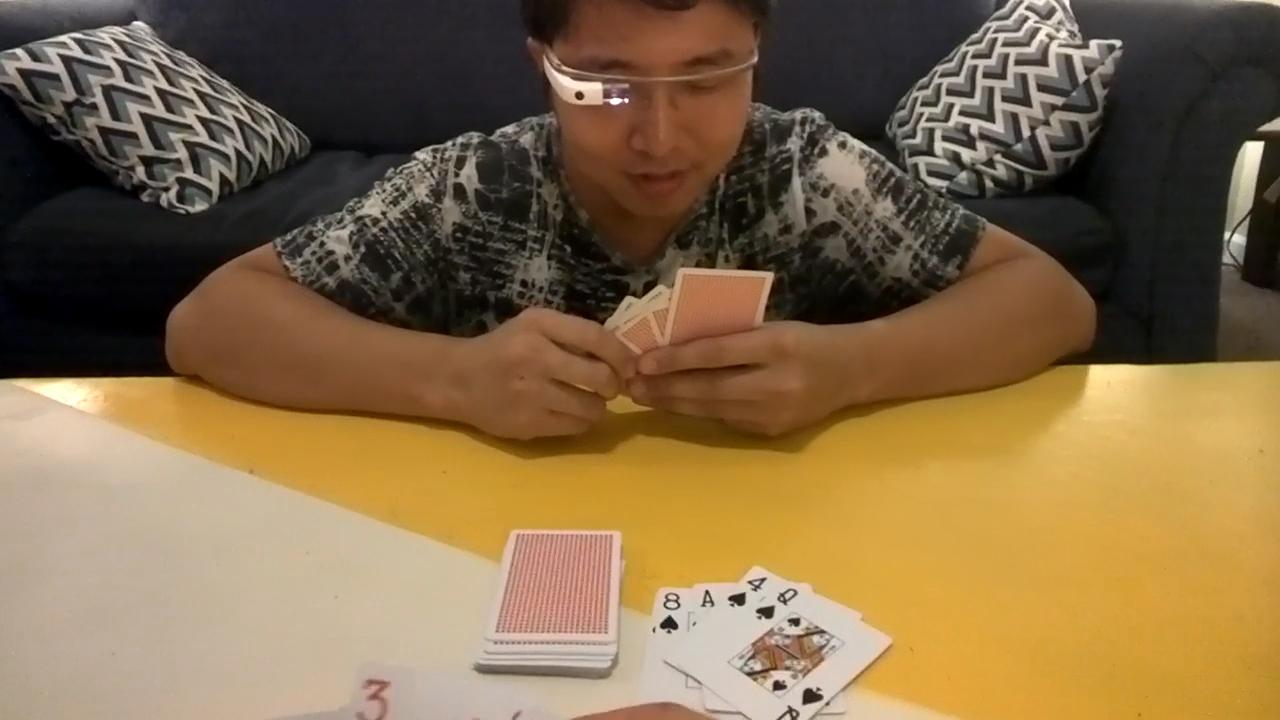
//> input picture Dataset progetto CV - Hand detection _ segmentation/rgb/01.jpg, 1280 x 720 px
$ ./segmentation   (built with g++ and OpenCV 4)
//> lines starting //> are read from the running program, lines starting //| are printed output that depends on the picture; after the words box and inside, x2 and y2 are one past the last pixel; in counts of white or black regions, pixels touching at a corner belong together
#include <opencv2/opencv.hpp>
#include <iostream>
#include <opencv2/highgui.hpp>
#include <opencv2/imgproc.hpp>
#include <opencv2/core.hpp>
#include <opencv2/imgcodecs.hpp>
#include <stdlib.h>

//void Erosion( int, void* );


using namespace cv;
using namespace std;

RNG rng(12345);


int main(int argc, char** argv)
{
  	int x = 631;
  	int y = 318;
  	int w = 217;
  	int h = 122;

  	Mat img = imread("01.jpg");
//> img is the input picture: 720 rows x 1280 cols, CV_8UC3; mean B, G, R 72.8, 106.6, 131.2
  	//cout<<img.size()<<endl;

  	Mat box = Mat::zeros(img.rows, img.cols, img.type());
  	//cout<<box.size()<<endl;

  	for (int k = x; k < w+x; k++){
    		for (int z = y; z < h+y; z++){
        	box.at<Vec3b>(z,k) = img.at<Vec3b>(z,k);
    		}
  	}
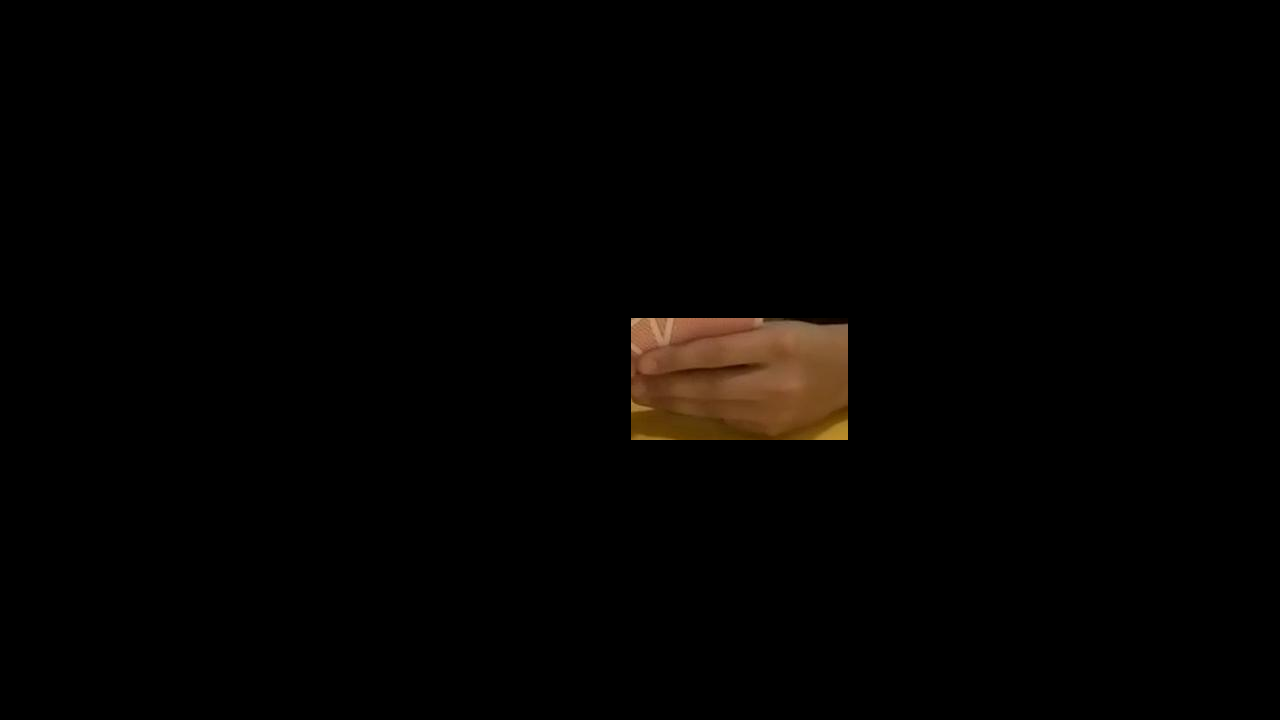
//> box: 720 rows x 1280 cols, CV_8UC3; mean B, G, R 1.2, 2.2, 3.5

  	//imshow("Prova", box);
  	//waitKey(0);


  	//rectangle
  	Mat rectangle = Mat::zeros(h, w, box.type());
  	int i = 0;
  	int j = 0;
  	for (int k = x; k < w+x; k++){
    		j = 0;
    		for (int z = y; z < h+y; z++){
        		rectangle.at<Vec3b>(j,i) = box.at<Vec3b>(z,k);
        		j++;
    		}
    		i++;
  	}
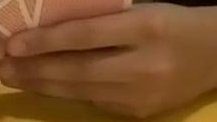
//> rectangle: 122 rows x 217 cols, CV_8UC3; mean B, G, R 40.2, 77.9, 121.9
//> after the loop, j = 122; i = 217

  	imshow("rect", rectangle);
 	waitKey(0);

 	Mat kernel = (Mat_<float>(3,3) <<
                  1,  1, 1,
                  1, -8, 1,
                  1,  1, 1); // an approximation of second derivative, a quite strong kernel

    	Mat imgLaplacian;
    	filter2D(rectangle, imgLaplacian, CV_32F, kernel);
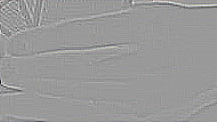
//> imgLaplacian: 122 rows x 217 cols, CV_32FC3; mean B, G, R -0.1, -0.1, -0.1; drawn with min black and max white
    	Mat sharp;
    	rectangle.convertTo(sharp, CV_32F);
    	Mat imgResult = sharp - imgLaplacian;
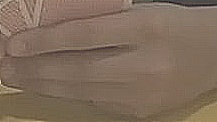
//> imgResult: 122 rows x 217 cols, CV_32FC3; mean B, G, R 40.3, 78, 122; drawn with min black and max white
    	// convert back to 8bits gray scale
    	imgResult.convertTo(imgResult, CV_8UC3);
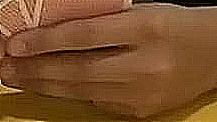
//> imgResult: 122 rows x 217 cols, CV_8UC3; mean B, G, R 41.5, 78.4, 122.2
    	imgLaplacian.convertTo(imgLaplacian, CV_8UC3);
//> imgLaplacian: 122 rows x 217 cols, CV_8UC3
    	// imshow( "Laplace Filtered Image", imgLaplacian );
    	imshow( "New Sharped Image", imgResult );
  	waitKey(0);

	Mat img_canny;
  	Canny(imgResult, img_canny, 2000, 3000, 5);
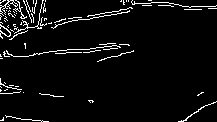
//> img_canny: 122 rows x 217 cols, CV_8UC1; 4.9% white in thin lines or dots
  	imshow( "New Sharped Image", img_canny);
  	waitKey(0);

  	Mat erosion_dst;
  	Mat dilation_dst;
  	dilate( img_canny, dilation_dst, Mat() );
//> dilation_dst: 122 rows x 217 cols, CV_8UC1; 15.1% white; 10 white regions, largest, box (x1, y1, x2, y2) and area: (0, 0, 217, 41) 2367, (0, 42, 131, 60) 725, (0, 77, 25, 95) 241
  	erode( dilation_dst, erosion_dst, Mat() );
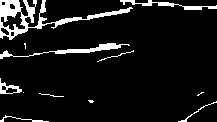
//> erosion_dst: 122 rows x 217 cols, CV_8UC1; 8.4% white; 12 white regions (4 under 20 px), largest, box (x1, y1, x2, y2) and area: (0, 0, 133, 40) 1173, (0, 43, 130, 59) 414, (120, 0, 217, 10) 279
 	imshow( "erosion", erosion_dst );
 	//imshow( "dilation", dilation_dst );
 	waitKey(0);
  	return 0;
//> (the program exits here)

$ run again, with Dataset progetto CV - Hand detection _ segmentation/rgb/02.jpg copied over Dataset progetto CV - Hand detection _ segmentation/rgb/01.jpg
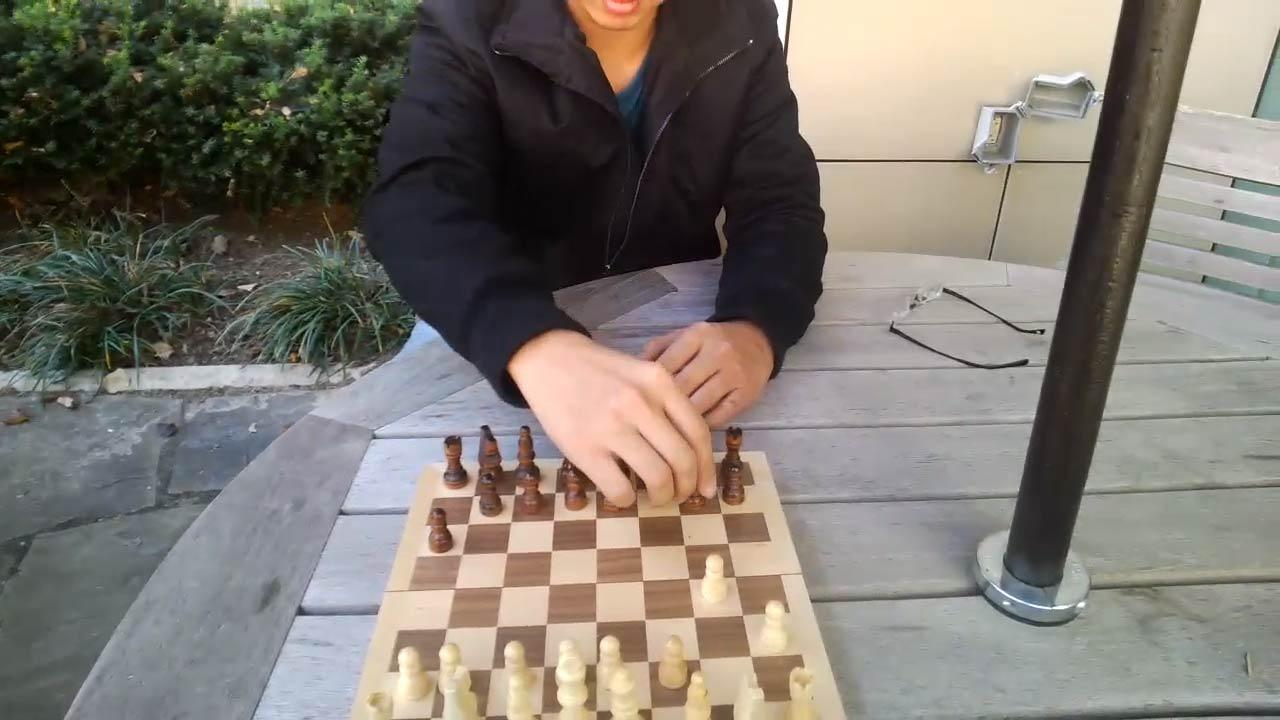
//> input picture Dataset progetto CV - Hand detection _ segmentation/rgb/02.jpg, 1280 x 720 px
//> img is the input picture: 720 rows x 1280 cols, CV_8UC3; mean B, G, R 113.2, 120.7, 126.5
//> after the loop `for (int k = x; k < w+x; k++)`:
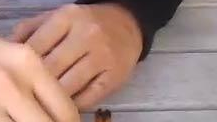
//> rectangle: 122 rows x 217 cols, CV_8UC3; mean B, G, R 126, 135.3, 168
//> after the loop `for (int k = x; k < w+x; k++)`: j = 122; i = 217
//> img_canny: 122 rows x 217 cols, CV_8UC1; 10.2% white in thin lines or dots
//> dilation_dst: 122 rows x 217 cols, CV_8UC1; 30.3% white; 12 white regions (2 under 20 px), largest, box (x1, y1, x2, y2) and area: (0, 0, 217, 71) 4277, (65, 67, 217, 122) 2202, (47, 48, 91, 89) 518
//> `erode( dilation_dst, erosion_dst, Mat() );`:
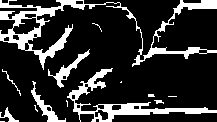
//> erosion_dst: 122 rows x 217 cols, CV_8UC1; 18.4% white; 14 white regions (7 under 20 px), largest, box (x1, y1, x2, y2) and area: (0, 0, 217, 70) 2627, (67, 68, 217, 122) 1408, (48, 49, 90, 88) 314

$ run again, with Dataset progetto CV - Hand detection _ segmentation/rgb/04.jpg copied over Dataset progetto CV - Hand detection _ segmentation/rgb/01.jpg
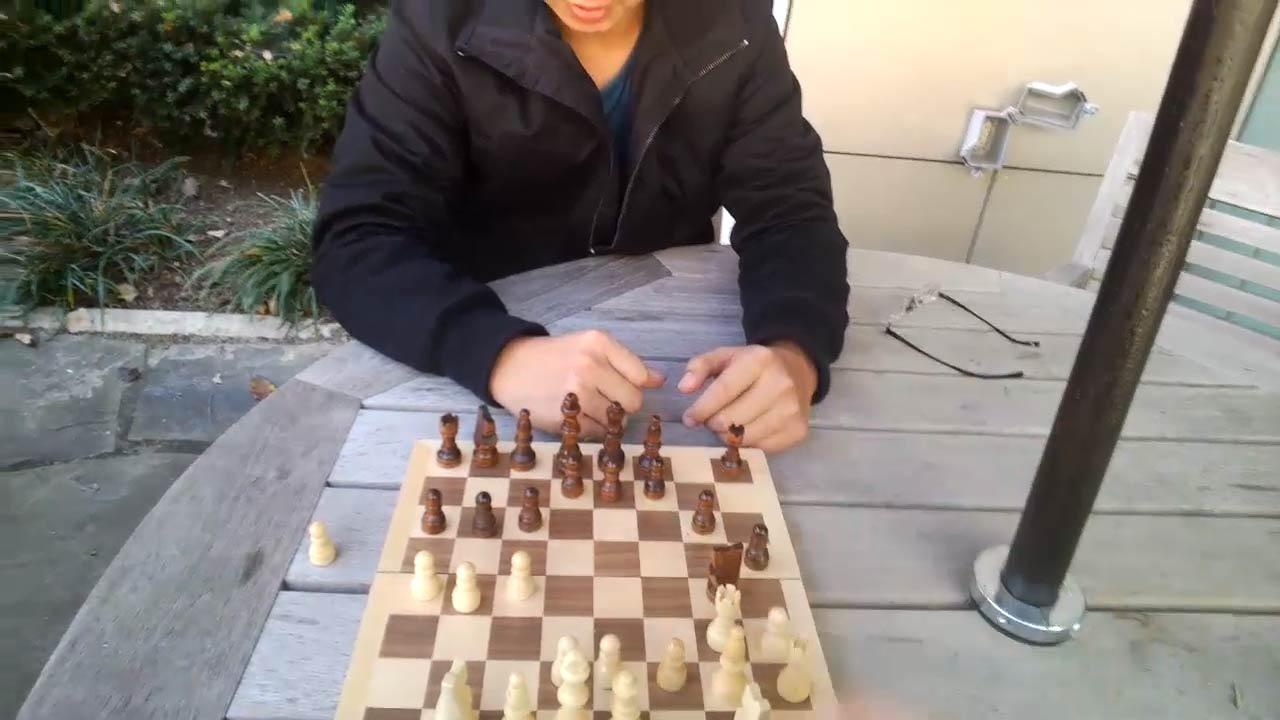
//> input picture Dataset progetto CV - Hand detection _ segmentation/rgb/04.jpg, 1280 x 720 px
//> img is the input picture: 720 rows x 1280 cols, CV_8UC3; mean B, G, R 120.7, 126.8, 134
//> after the loop `for (int k = x; k < w+x; k++)`: j = 122; i = 217
//> img_canny: 122 rows x 217 cols, CV_8UC1; 11.4% white in thin lines or dots
//> dilation_dst: 122 rows x 217 cols, CV_8UC1; 34.1% white; 12 white regions (2 under 20 px), largest, box (x1, y1, x2, y2) and area: (0, 0, 217, 122) 8368, (151, 46, 171, 98) 303, (123, 117, 147, 122) 91
//> `erode( dilation_dst, erosion_dst, Mat() );`:
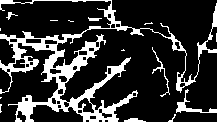
//> erosion_dst: 122 rows x 217 cols, CV_8UC1; 19.8% white; 15 white regions (9 under 20 px), largest, box (x1, y1, x2, y2) and area: (0, 0, 217, 122) 4738, (176, 89, 217, 113) 209, (152, 47, 170, 97) 105, (124, 118, 146, 122) 59, (88, 17, 102, 21) 35, (6, 12, 18, 20) 31
